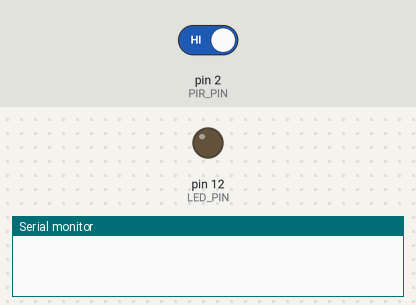
The sketch below on a simulated Arduino Uno, built with avr-gcc and run on an emulated ATmega328P. Parts: output pins drawn as LEDs (lit = HIGH), the last lines printed to the serial monitor. The test bench sets the inputs (shaded band); at power-on: pin 2 (PIR_PIN) HIGH.

Above: at 1.2 s.
1.3 s: pin 2 (PIR_PIN) driven LOW
2.8 s: pin 2 (PIR_PIN) driven HIGH
At 3.9 s:
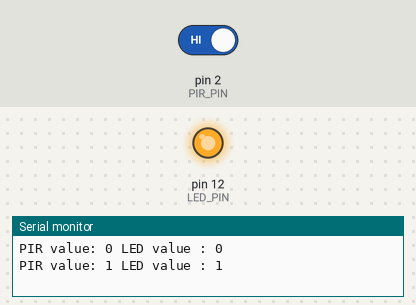
Timing chart, 0 to 5.8 s (numbered marks = the images above; inputs shaded):
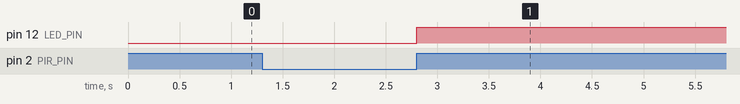

Measured:
- after the input at 2.8 s, pin 12 (LED_PIN): LOW → HIGH at once

The sketch:

Task1.2P.ino
```cpp
// C++ code

const uint8_t PIR_PIN = 2;
const uint8_t LED_PIN = 12;

uint8_t pirValue;
uint8_t ledValue;

void setup()
{
  pinMode(PIR_PIN, INPUT);
  pinMode(LED_PIN, OUTPUT);
  attachInterrupt(0, interrupt, CHANGE);
  Serial.begin(9600);
}

void loop()
{

}

void interrupt()
{
  pirValue = digitalRead(PIR_PIN);
  ledValue = pirValue;

  digitalWrite(LED_PIN, ledValue);

  Serial.print("PIR value: ");
  Serial.print(pirValue);
  Serial.print(" LED value : ");
  Serial.println(digitalRead(LED_PIN));

}
```
